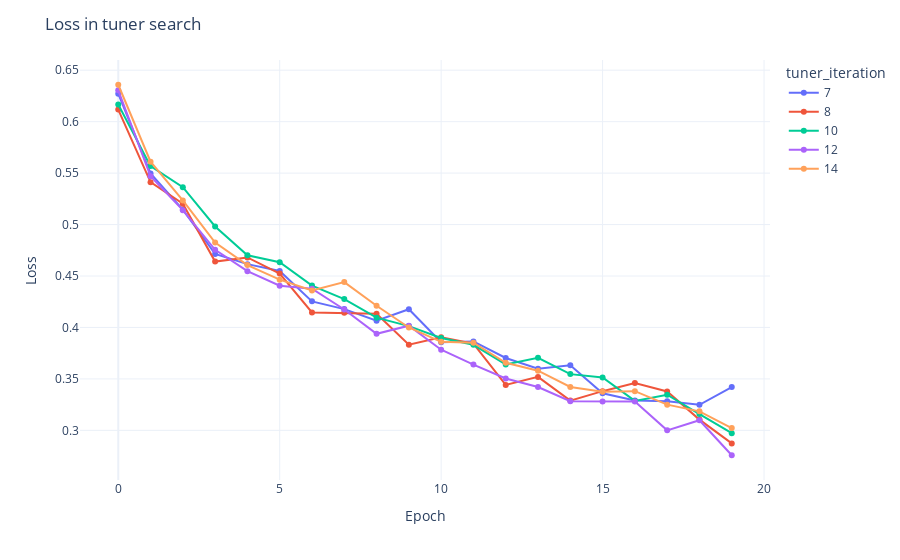

Notebook cell for this chart:
### Code cell
loss_figure = px.line(best_dataframe, x="epoch", y=["loss"], color="tuner_iteration", template="plotly_white",markers=True)
loss_figure.update_layout(title="Loss in tuner search", xaxis_title="Epoch", yaxis_title="Loss")

### Figure 1 — Plotly figure (JSON) as saved in the notebook; plotly's stock layout.template omitted (floating-point values rounded to 4 significant figures)
{"data": [{"hovertemplate": "tuner_iteration=7<br>variable=loss<br>epoch=%{x}<br>value=%{y}<extra></extra>", "legendgroup": "7", "line": {"color": "#636efa", "dash": "solid"}, "marker": {"symbol": "circle"}, "mode": "lines+markers", "name": "7", "orientation": "v", "showlegend": true, "x": [0, 1, 2, 3, 4, 5, 6, 7, 8, 9, 10, 11, 12, 13, 14, 15, 16, 17, 18, 19], "xaxis": "x", "y": [0.6272, 0.5497, 0.5146, 0.4715, 0.4615, 0.4549, 0.4254, 0.4178, 0.4065, 0.4177, 0.3856, 0.3864, 0.3703, 0.3599, 0.3632, 0.336, 0.329, 0.3283, 0.3248, 0.3421], "yaxis": "y", "type": "scatter"}, {"hovertemplate": "tuner_iteration=8<br>variable=loss<br>epoch=%{x}<br>value=%{y}<extra></extra>", "legendgroup": "8", "line": {"color": "#EF553B", "dash": "solid"}, "marker": {"symbol": "circle"}, "mode": "lines+markers", "name": "8", "orientation": "v", "showlegend": true, "x": [0, 1, 2, 3, 4, 5, 6, 7, 8, 9, 10, 11, 12, 13, 14, 15, 16, 17, 18, 19], "xaxis": "x", "y": [0.6117, 0.5412, 0.5203, 0.464, 0.468, 0.4524, 0.4145, 0.4143, 0.4134, 0.3833, 0.3905, 0.3842, 0.3441, 0.352, 0.3289, 0.3381, 0.3459, 0.3379, 0.3104, 0.2873], "yaxis": "y", "type": "scatter"}, {"hovertemplate": "tuner_iteration=10<br>variable=loss<br>epoch=%{x}<br>value=%{y}<extra></extra>", "legendgroup": "10", "line": {"color": "#00cc96", "dash": "solid"}, "marker": {"symbol": "circle"}, "mode": "lines+markers", "name": "10", "orientation": "v", "showlegend": true, "x": [0, 1, 2, 3, 4, 5, 6, 7, 8, 9, 10, 11, 12, 13, 14, 15, 16, 17, 18, 19], "xaxis": "x", "y": [0.6167, 0.5568, 0.5364, 0.4981, 0.4701, 0.4633, 0.4407, 0.4276, 0.4095, 0.4013, 0.3897, 0.3832, 0.3641, 0.3706, 0.3547, 0.3514, 0.3286, 0.3346, 0.3159, 0.2972], "yaxis": "y", "type": "scatter"}, {"hovertemplate": "tuner_iteration=12<br>variable=loss<br>epoch=%{x}<br>value=%{y}<extra></extra>", "legendgroup": "12", "line": {"color": "#ab63fa", "dash": "solid"}, "marker": {"symbol": "circle"}, "mode": "lines+markers", "name": "12", "orientation": "v", "showlegend": true, "x": [0, 1, 2, 3, 4, 5, 6, 7, 8, 9, 10, 11, 12, 13, 14, 15, 16, 17, 18, 19], "xaxis": "x", "y": [0.6304, 0.547, 0.514, 0.4754, 0.4547, 0.4406, 0.4377, 0.4175, 0.3938, 0.4017, 0.3783, 0.3639, 0.3504, 0.3421, 0.3283, 0.328, 0.3281, 0.3, 0.3098, 0.2758], "yaxis": "y", "type": "scatter"}, {"hovertemplate": "tuner_iteration=14<br>variable=loss<br>epoch=%{x}<br>value=%{y}<extra></extra>", "legendgroup": "14", "line": {"color": "#FFA15A", "dash": "solid"}, "marker": {"symbol": "circle"}, "mode": "lines+markers", "name": "14", "orientation": "v", "showlegend": true, "x": [0, 1, 2, 3, 4, 5, 6, 7, 8, 9, 10, 11, 12, 13, 14, 15, 16, 17, 18, 19], "xaxis": "x", "y": [0.6359, 0.561, 0.5234, 0.4825, 0.4606, 0.4464, 0.436, 0.4441, 0.4211, 0.4, 0.386, 0.3852, 0.3657, 0.358, 0.3422, 0.3376, 0.3381, 0.325, 0.3185, 0.3022], "yaxis": "y", "type": "scatter"}], "layout": {"xaxis": {"anchor": "y", "domain": [0.0, 1.0], "title": {"text": "Epoch"}}, "yaxis": {"anchor": "x", "domain": [0.0, 1.0], "title": {"text": "Loss"}}, "legend": {"title": {"text": "tuner_iteration"}, "tracegroupgap": 0}, "margin": {"t": 60}, "title": {"text": "Loss in tuner search"}}}
